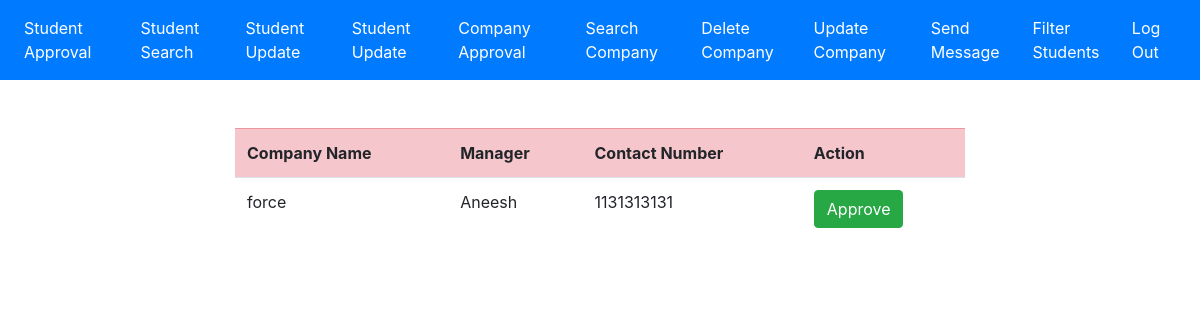
Page /company_approval.php on the earlier database version.
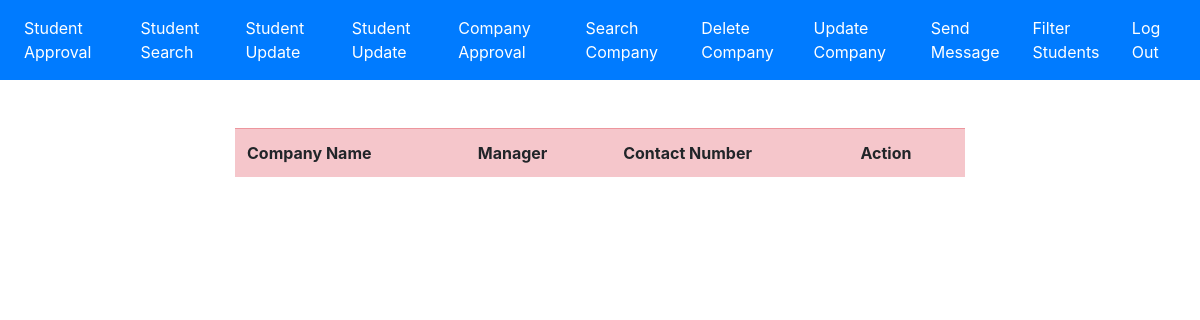
Same page on the later database version.
### tables this page shows
CREATE TABLE `company` (
  `id` int(11) NOT NULL,
  `name` varchar(25) NOT NULL,
  `manager` varchar(25) NOT NULL,
  `contactno` bigint(10) NOT NULL,
  `username` varchar(30) NOT NULL,
  `password` varchar(30) NOT NULL,
  `flag` int(11) NOT NULL
);

### company_approval.php (the view, shortened to what this page needs)
<?php
include './admin_navbar.php';
?>
<br>
<br>
<div class="container">
<div class="row">
<div class="col col-12 col-sm-2">
</div>
<div class="col col-12 col-sm-8">
<form action="" method="post">
<table class="table table-striped">
<tr class="table-danger">
    <th>Company Name</th>
    <th>Manager</th>
    <th>Contact Number</th>
    <th>Action</th>
</tr>
<?php
$server_name="localhost";
$db_username="root";
$db_password="";
$db_name="training";
$connection=new mysqli($server_name,$db_username,$db_password,$db_name);
$sql="SELECT `id`, `name`, `manager`, `contactno`, `username`,
`password`, `flag` FROM `company` WHERE `flag`=0";
    $res=$connection->query($sql);
if($res->num_rows>0){
    while($row=$res->fetch_assoc()){
        $manager=$row["manager"];
        $contactno=$row["contactno"];
        $name=$row["name"];
        $id=$row["id"];
        echo "<tr>
        <td> $name </td>
        <td>  $manager </td>
        <td>   $contactno  </td>
        <td><Button type='submit' name='approvebtn'value='$id' class='btn btn-success' > Approve </Button> </td>
    </tr>";
    }
}
else{
    echo "<script> alert('No new Company details available')   </script>";
}
?>
</table>
</form>
</div>
<div class="col col-12 col-sm-2">
</div>
</div>
</div>
</body>
</html>

Differences in the rows shown:
no longer on this page (row edited): company: name "force", manager "Aneesh", contactno "1131313131", $id 3 (drawn)
